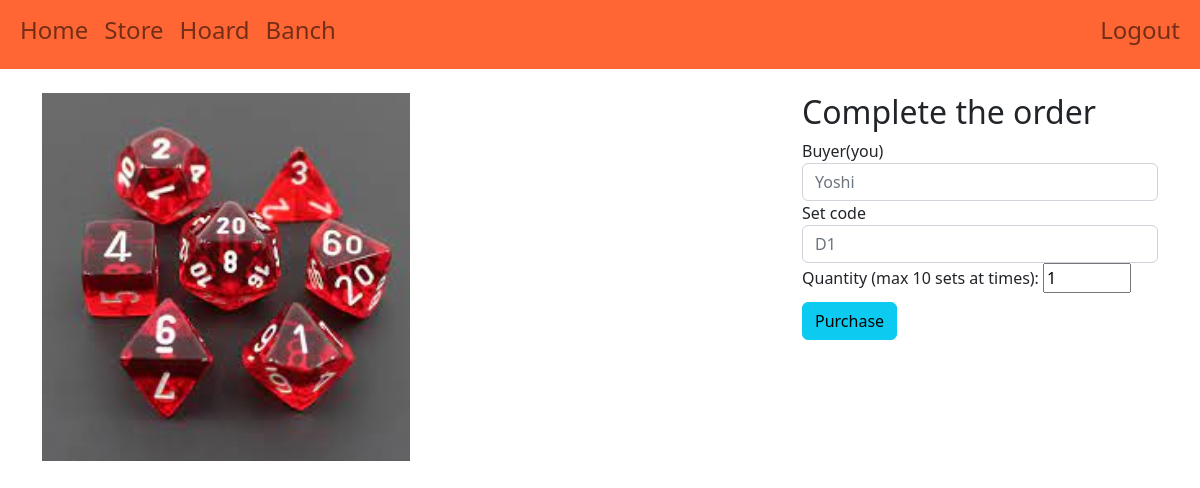
The page /store/purchase/D1/ (signed in) on the database its author committed.
### store/models.py (models this page shows, shortened)
class Dice(models.Model):
    COLORS = [
        ("R","Red"),
        ("O","Orange"),
        ("Y","Yellow"),
        ("G","Green"),
        ("B","Blue"),
        ("P","Purple"),
        ("N","Black"),
        ("W","White"),
        ("M","Metal"),
    ]
    code = models.CharField(max_length=255, primary_key=True, unique=True)
    name = models.CharField(max_length=50)
    number_of_pices = models.PositiveSmallIntegerField()
    primary_color = models.CharField(max_length=1, choices=COLORS)
    description = models.CharField(max_length=300)
    seller = models.ForeignKey(User,on_delete=models.SET_NULL,null=True)
    available = models.BooleanField()
    price = models.FloatField()
    image = models.ImageField(upload_to='uploads/',null= True)

### store/views.py (the view)
# urls.py: path("purchase/<str:code>/", views.createPurchaseView, name="purchase"),
@login_required
def createPurchaseView(request,code):
    if request.method == "POST":
        p = Purchase()
        dice = Dice.objects.get(code__iexact= request.POST['setcode'])
        p.dice_set = dice
        buyer = User.objects.get(username__iexact=request.POST['buyer'])
        p.buyer = buyer
        p.date = datetime.datetime.now()
        p.amount_of_sets = request.POST['quantity']
        p.save()
        template= "store/sold.html"
        ctx = {
            'spesa' : (float(dice.price)*float(p.amount_of_sets)),
        }
    else:
        dice = Dice.objects.get(code__iexact=code)
        template="store/purchase.html"
        ctx = {'dice' : dice,
            }
    ctx['MEDIA_URL'] = settings.MEDIA_URL
    return render(request, template_name=template, context=ctx)

### banch/templatetags/custom_filters.py (called while the page is built)
@register.filter(name='has_group')
def has_group(user, group_name):
    group = Group.objects.get(name=group_name)
    return True if group in user.groups.all() else False

### templates/store/purchase.html
{% extends "base.html" %}
{% block head %}
    {% load static %}
{% endblock %}
{% block content %}
    <div class="container">
    <br>
        <div class="row">
            <div class="col-8">
                <img class="img-fluid w-50" src="{{MEDIA_URL}}{{dice.image}}" onerror="this.src='{%static 'set/set_default.png' %}'" alt="Card image cap">
            </div>
            <div class="col-sm">
                <h2>Complete the order</h2>
                <form method='post'> {% csrf_token %}
                    <div class="form-group color-secondary">
                        <label for="buyer">Buyer(you)</label>
                        <input name="buyer" type="text" class="form-control text-muted" id="buyer" value="{{user.username}}" readonly>
                    </div>
                    <div class="form-group">
                        <label for="setcode">Set code</label>
                        <input name="setcode" type="text" class="form-control text-muted" id="setcode" value="{{dice.pk}}" readonly>
                    </div>
                    <div class="form-group">
                        <label for="quantity">Quantity (max 10 sets at times):</label>
                        <input name="quantity" type="number" id="quantity" name="quantity" min="1" max="10" value="1">
                    </div>
                    <div class="form-group">
                        {% if dice.available %}
                            <button style="margin-top: 2.5%" type="submit" class="btn btn-info">Purchase</button>
                        {%else%}
                            <button style="margin-top: 2.5%" type="submit" class="btn btn-secondary" disabled>Not available</button>
                        {% endif %}
                    </div>
                </form>
            </div>
        </div>
    </div>
{% endblock%}

### rows shown on the page
Dice: image (picture), setcode "D1"
